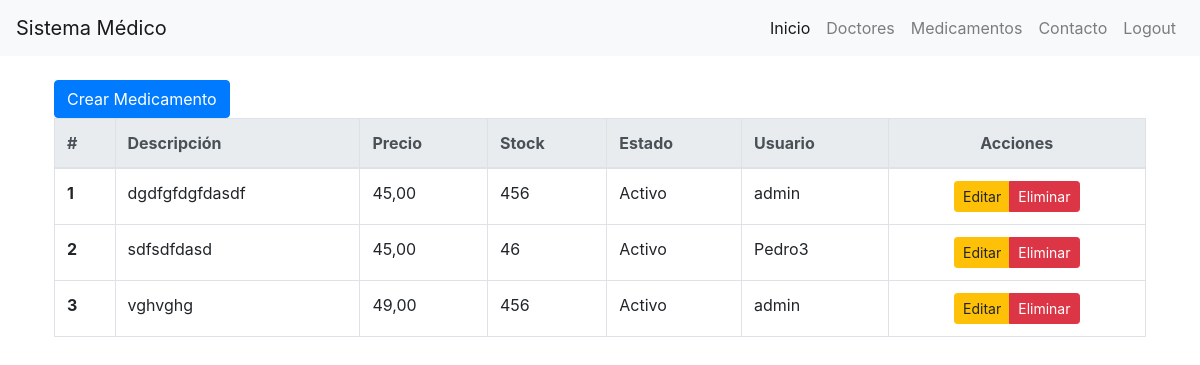
The page /medicament_list/ (signed in) on the database its author committed.
### aplication/core/models.py (models this page shows, shortened)
class Medications(models.Model):
    description = models.TextField()
    price = models.DecimalField(max_digits=10, decimal_places=2)
    stock = models.PositiveIntegerField()
    is_active = models.BooleanField(default=True)
    user = models.ForeignKey(User, on_delete=models.CASCADE)

### aplication/core/views.py (the view)
# urls.py: path('medicament_list/', views.MedicamentListView.as_view(), name="medicament_list"),
class MedicamentListView(LoginRequiredMixin,ListView):
    model = Medications
    template_name = 'core/doctor/list_medicament.html'
    context_object_name = 'medicament_list'
    login_url = '/signin/'
    def get_context_data(self, **kwargs):
        context = super().get_context_data(**kwargs)
        context['title'] = 'Medical'
        context['title1'] = 'Sistema Medico Online'
        return context

### template/core/doctor/list_medicament.html
{% extends 'core/layout.html' %}
{% block content %}
<a href="{% url 'core:medicament_create' %}" class="btn btn-primary">Crear Medicamento</a>
<table class="table table-hover table-bordered">
    <thead class="thead-light">
        <tr>
            <th scope="col">#</th>
            <th scope="col">Descripción</th>
            <th scope="col">Precio</th>
            <th scope="col">Stock</th>
            <th scope="col">Estado</th>
            <th scope="col">Usuario</th>
            <th scope="col" class="text-center">Acciones</th>
        </tr>
    </thead>
    <tbody>
        {% for medication in medicament_list %}
        <tr>
            <th scope="row">{{ forloop.counter }}</th>
            <td>{{ medication.description }}</td>
            <td>{{ medication.price }}</td>
            <td>{{ medication.stock }}</td>
            <td>{{ medication.is_active|yesno:"Activo,Inactivo" }}</td>
            <td>{{ medication.user.username }}</td>
            <td class="text-center">
                <div class="btn-group" role="group" aria-label="Acciones">
                    <a href="{% url 'core:medicament_update' medication.id %}" class="btn btn-warning btn-sm">Editar</a>
                    <a href="{% url 'core:medicament_delete' medication.id %}" class="btn btn-danger btn-sm">Eliminar</a>
                </div>
            </td>
        </tr>
        {% empty %}
        <tr>
            <td colspan="7" class="text-center">No hay medicamentos disponibles</td>
        </tr>
        {% endfor %}
    </tbody>
</table>
{% endblock %}

### rows shown on the page
Medications: description "dgdfgfdgfdasdf", price "45,00", stock "456", is_active "Activo", user.username "admin"
Medications: description "sdfsdfdasd", price "45,00", stock "46", is_active "Activo", user.username "Pedro3"
Medications: description "vghvghg", price "49,00", stock "456", is_active "Activo", user.username "admin"
